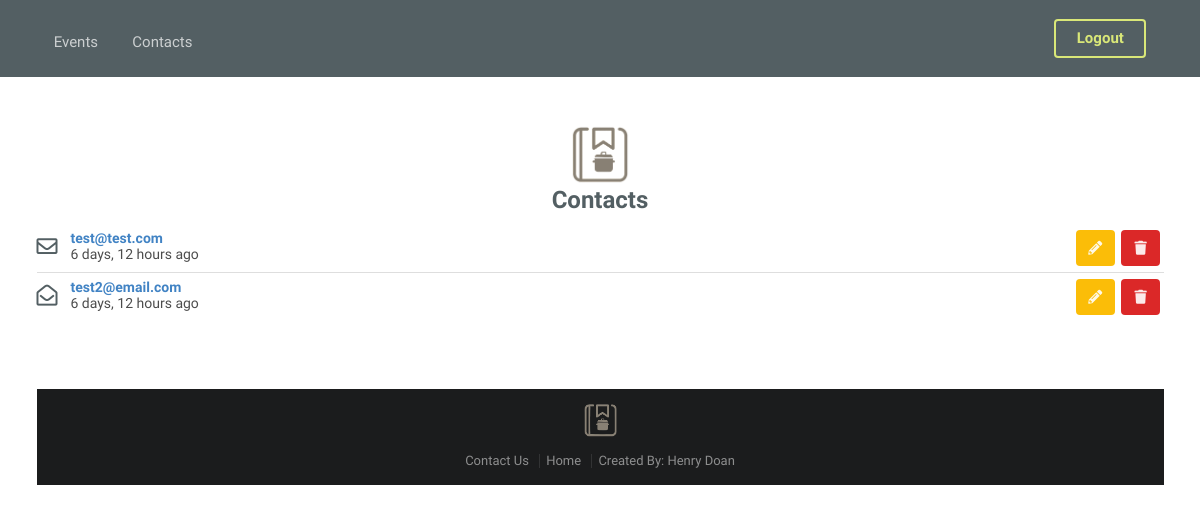
Page /contacts/ (signed in) on the earlier database version.
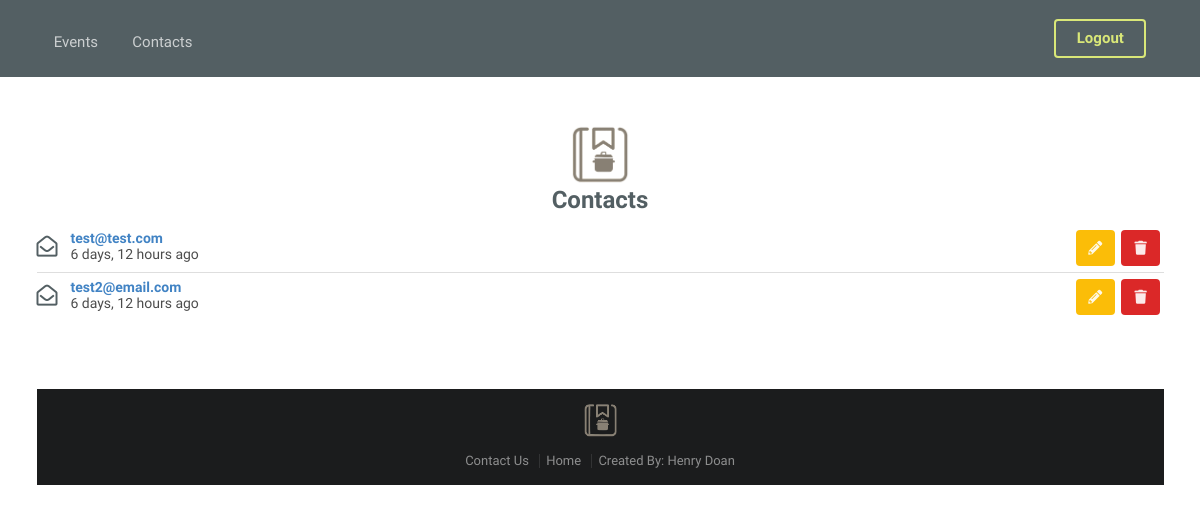
Same page on the later database version.
### planner/models.py (models this page shows, shortened)
class Contact(models.Model):
  name = models.CharField(max_length=200)
  email = models.CharField(max_length=200)
  msg = models.TextField(max_length=2000)
  time_sent = models.DateTimeField(default=now)
  msg_read = models.BooleanField(default=False)

### planner/views.py (the view)
# urls.py: path('contacts/', views.contacts, name="contacts"),
def contacts(request):
  contacts = Contact.objects.all()
  return render(request, 'planner/contacts.html', { 'contacts': contacts })

### planner/templates/planner/contacts.html
{% extends 'planner/base.html' %}
{% block body %}
  <div class="ui container">
    <div class="ui middle aligned center aligned grid">
      <div class="eight wide column">
        <br />
        <h2 class="ui image header" style="color: #535F63">
          <img src="../../../pictures/logo-brown.png" class="image">
          <br />
          <div class="content">
            Contacts
          </div>
        </h2>
      </div>
    </div>
  {% if user.is_superuser %}
    <div class="ui relaxed divided list">
      {% for contact in contacts %}
        <div class="item">
          <div class="right floated content">
            <a class="ui icon button yellow" href="{% url 'update_contact' contact.id %}">
              <i class="icon pencil"></i>
            </a>
            <a class="ui icon button red" href="{% url 'delete_contact' contact.id %}">
              <i class="icon trash"></i>
            </a>
          </div>
          {% if contact.msg_read %}
            <i class="large envelope open outline middle aligned icon" style="color: #535F63"></i>
          {% else %}
            <i class="large envelope outline middle aligned icon" style="color: #535F63"></i>
          {% endif %}
          <div class="content">
            <a class="header" href="{% url 'contact_details' contact.id %}">{{ contact.email }}</a>
            <div class="description">{{ contact.time_sent | timesince }} ago</div>
          </div>
        </div>
      {% endfor %}
    </div>
  {% endif %}
{%  endblock %}

Differences in the rows shown:
changed Contact "test@test.com": msg_read False → True (drawn)
